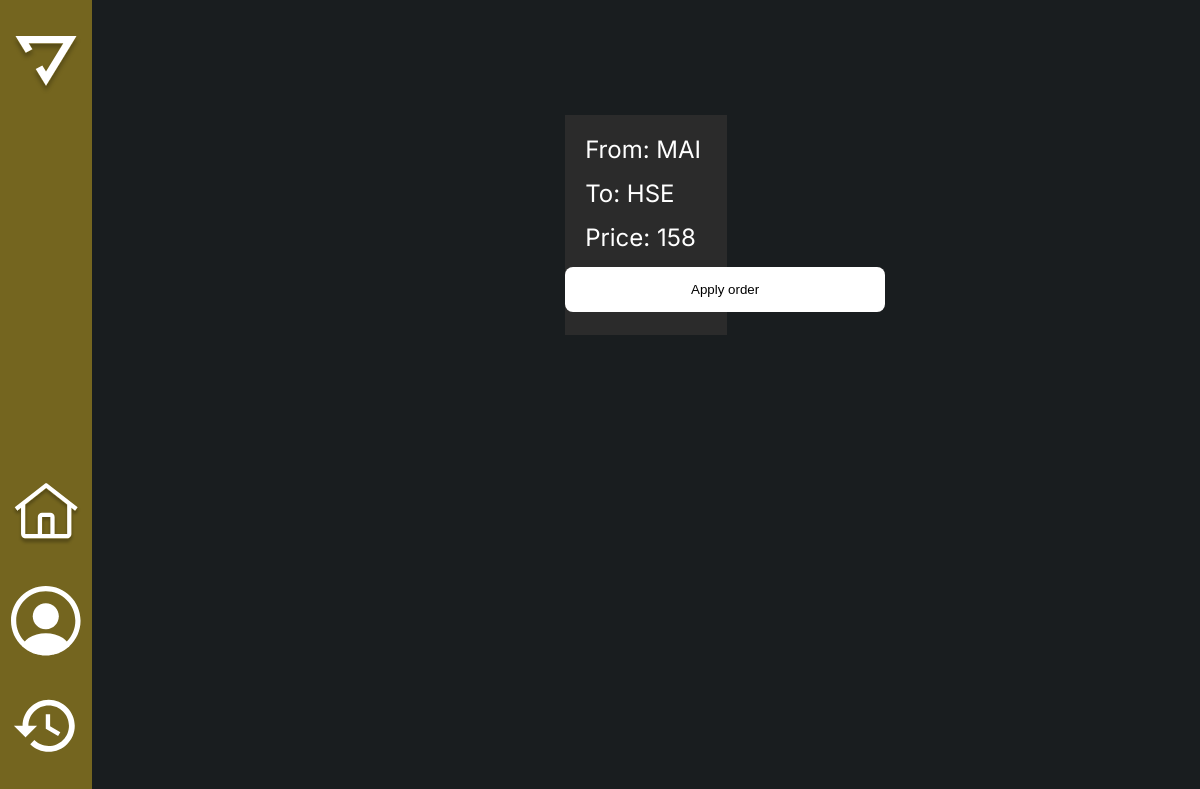
Page /show_orders (signed in) on the committed database.
### app/models.py (models this page shows, shortened)
class Order(db.Model):
    id = db.Column(db.Integer, primary_key=True)
    place_start = db.Column(db.String(140), nullable=False)
    place_end = db.Column(db.String(140), nullable=False)
    price = db.Column(db.String(140), nullable=False)
    order_time = db.Column(db.DateTime, index=True, default=datetime.utcnow)
    order_taked = db.Column(db.DateTime, index=True, default=datetime.utcnow)
    user_id = db.Column(db.Integer, db.ForeignKey('user.id'))
    driver_id = db.Column(db.Integer, db.ForeignKey('driver.id'), nullable=True)

### app/routes.py (the view)
@app.route('/show_orders')
@login_required('driver')
def show_orders():
    orders = Order.query.filter_by(driver_id=None).all()
    return render_template('choose-order.html', orders=orders)

### app/models.py (called while the page is built)
@login.user_loader
def load_user(id):
    driver = Driver.query.get(int(id))
    if driver:
        return driver
    return User.query.get(int(id))

### app/utils.py (called while the page is built)
def login_required(role):
    def wrapper(func):
        @wraps(func)
        def decorated_view(*args, **kwargs):
            if not current_user.is_authenticated:
                return redirect(url_for('choice'))
            if current_user.role != role:
                print(f"Пользователь {current_user.email} имеет роль {current_user.role}, а ожидалось {role}")
                return abort(403)
            print(f"Пользователь {current_user.email} имеет роль {current_user.role}, а ожидалось {role}")
            return func(*args, **kwargs)
        return decorated_view
    return wrapper

### app/templates/choose-order.html (shortened to what this page needs)
{% extends "driver_base.html" %}
{% block content %}
<div class="content__container">
    <div class="available-order__container orders__container">
        {% for order in orders %}
            <div class="orders-item available-order">
                <div class="orders-item-text">From: {{ order.place_start }}</div>
                <div class="orders-item-text">To: {{ order.place_end }}</div>
                <div class="orders-item-text">Price: {{ order.price }}</div>
                <form action="{{ url_for('take_order', order_id=order.id) }}" method="post">
                    <button class="profile__info-btn apply-order-btn" type="submit">Apply order</button>
                </form>
            </div>
        {% endfor %}
    </div>
</div>
{% endblock %}

### app/static/css/style.css (style rules this page uses)
*, *::before, *::after { box-sizing: border-box; }
html, body { margin: 0; padding: 0; height: 100%; }
body { font-family: 'Ubuntu', sans-serif; font-size: 15px; font-weight: 400; color: #212529; }
body { background-image:url('images/background.png') ; background-position: center; background-repeat: no-repeat; background-size: 105% 105%; color: #fff; font-family: "Inter", sans-serif; }
.content__container { margin-top: 60px; }
.profile__info-btn { width: 320px; height: 45px; background-color: #fff; border-width: 0; border-color: #000; border-radius: 8px; cursor: pointer; }
.orders__container { margin-top: 30px; }
.orders-item { width: 380px; height: 220px; margin-bottom: 20px; padding-top: 35px; background-color: #2B2B2B; display: flex; flex-direction: column; justify-content: flex-start; }
.orders-item-text { margin-bottom: 15px; font-size: 15px; }
.orders-item div { margin-left: 20px; }
.current-order div, .available-order div { font-size: 24px; }
.available-order__container { display: flex; flex-wrap: wrap; justify-content: center; }
.available-order { padding-top: 20px; flex-grow: 1; flex-shrink: 0; flex-basis: calc(50% - 10px); max-width: calc(40% - 10px); margin: 25px; }
.apply-order-btn { margin: 0 auto; }

### rows in the picture
Order: place_start "MAI", place_end "HSE", price "158"
